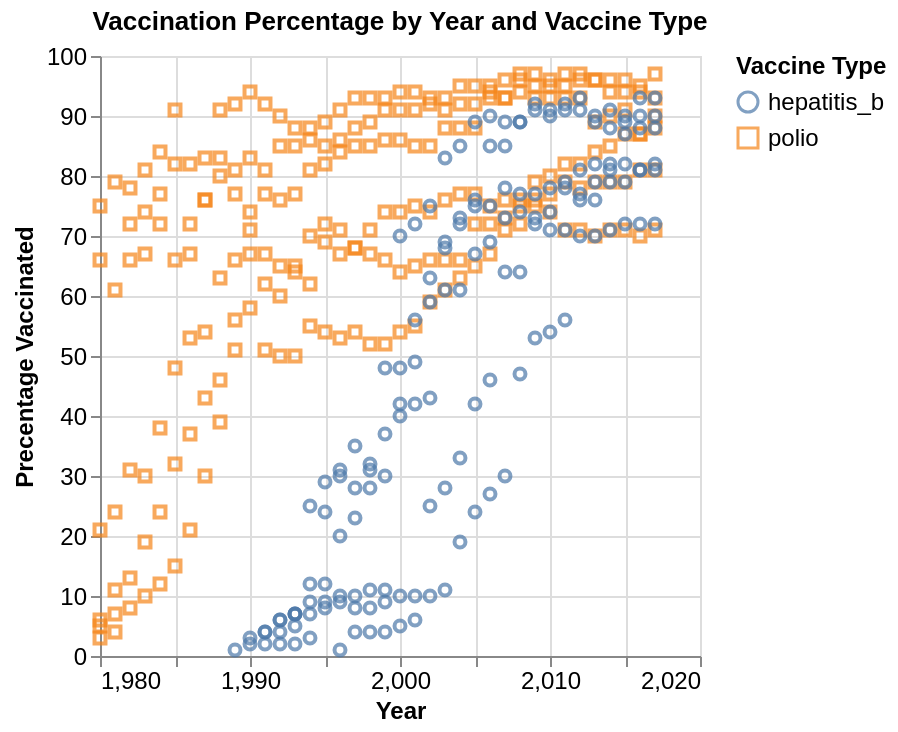

Notebook source saved alongside this figure:
### Code cell
# Task 3: Add color and shape encoding for vaccine
scatter_vaccination_enhanced = alt.Chart(world_vaccination).mark_point().encode(    # Initialize scatter plot
    x=alt.X("yr").title("Year").scale(zero=False),                  # X-axis = year, not starting from zero
    y=alt.Y("pct_vaccinated").title("Precentage Vaccinated"),       # Y-axis = percent vaccinated
    color=alt.Color("vaccine").title("Vaccine Type"),               # Color = vaccine
    shape=alt.Shape("vaccine").title("Vaccine Type")                # Shape = vaccine
).configure_axis(                                                   # Set size of axis text
    labelFontSize=12,
    titleFontSize=12
).configure_legend(                                                 # Set size of legend text
    titleFontSize=12,
    labelFontSize=12
).properties(                                                       # Set plot title
    title="Vaccination Percentage by Year and Vaccine Type"
)
scatter_vaccination_enhanced

### Figure 1 — Vega-Lite specification as saved in the notebook (floating-point values rounded to 4 significant figures; data arrays with more than 128 entries replaced by an {"elided": "..."} marker saying what was removed)
{"config": {"view": {"continuousWidth": 300, "continuousHeight": 300}, "axis": {"labelFontSize": 12, "titleFontSize": 12}, "legend": {"labelFontSize": 12, "titleFontSize": 12}}, "data": {"name": "data-7a55e572408cc36cdca53be021260944"}, "mark": {"type": "point"}, "encoding": {"color": {"field": "vaccine", "title": "Vaccine Type", "type": "nominal"}, "shape": {"field": "vaccine", "title": "Vaccine Type", "type": "nominal"}, "x": {"field": "yr", "scale": {"zero": false}, "title": "Year", "type": "quantitative"}, "y": {"field": "pct_vaccinated", "title": "Precentage Vaccinated", "type": "quantitative"}}, "title": "Vaccination Percentage by Year and Vaccine Type", "$schema": "https://vega.github.io/schema/vega-lite/v6.1.0.json", "datasets": {"data-7a55e572408cc36cdca53be021260944": {"elided": "402 records"}}}
